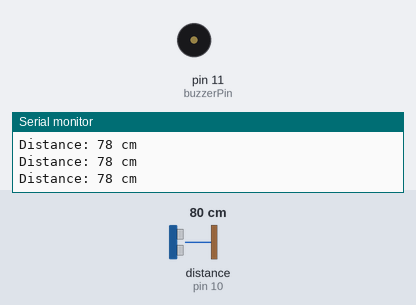
This sketch was run on a simulated Arduino Uno, built with avr-gcc and run on an emulated ATmega328P. Shown: buzzer (waves = sounding), the last lines printed to the serial monitor. Wiring (inferred from the names in the program): ultrasonic range finder: trigger pin 9; echo pin 10. The inputs (shaded band) are chosen by the test bench; at power-on: distance to the obstacle (sensor on pin 10) 80 cm. The echo pulse lasts 58.3 µs per cm.

Above: at 1.2 s.
1.3 s: distance to the obstacle (sensor on pin 10) set to 56 cm
4.3 s: distance to the obstacle (sensor on pin 10) set to 46 cm
At 4.5 s:
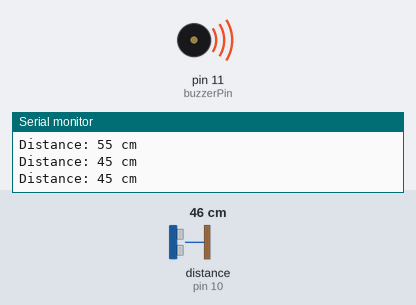
7.3 s: distance to the obstacle (sensor on pin 10) set to 35 cm
At 7.54 s:
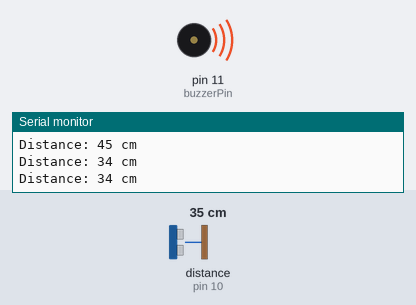
10.3 s: distance to the obstacle (sensor on pin 10) set to 60 cm
At 11.3 s:
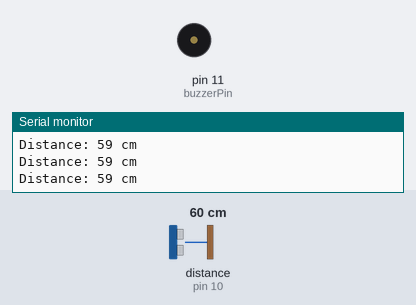
Timing chart, 0 to 13.3 s (numbered marks = the images above; inputs shaded):
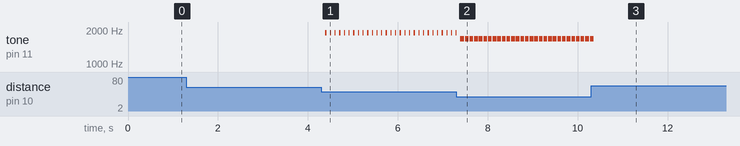

The sketch:

code.ino
```cpp
// Define pins for ultrasonic sensor
const int trigPin = 9;
const int echoPin = 10;


// Define pin for buzzer
const int buzzerPin = 11;


// Variables for duration and distance
long duration;
int distance;


// Variables for controlling buzzer sound
int buzzerFrequency = 0;
int buzzerAmplitude = 0;


void setup() {
 // Initialize Serial Monitor
 Serial.begin(9600);


 // Define pin modes
 pinMode(trigPin, OUTPUT);
 pinMode(echoPin, INPUT);
 pinMode(buzzerPin, OUTPUT);
}


void loop() {
 // Clear the trigPin
 digitalWrite(trigPin, LOW);
 delayMicroseconds(2);


 // Send a 10us pulse to trigger
 digitalWrite(trigPin, HIGH);
 delayMicroseconds(10);
 digitalWrite(trigPin, LOW);


 // Read the duration of the pulse
 duration = pulseIn(echoPin, HIGH);


 // Calculate the distance (in cm)
 distance = duration * 0.034 / 2;


 // Print distance on Serial Monitor
 Serial.print("Distance: ");
 Serial.print(distance);
 Serial.println(" cm");


 // Adjust buzzer sound based on distance
 if (distance < 50) {
   // Calculate frequency and amplitude based on distance
   buzzerFrequency = map(distance, 0, 50, 1000, 2000);
   buzzerAmplitude = map(distance, 0, 50, 255, 0);
 } else {
   // If distance is greater than 50 cm, turn off the buzzer
   buzzerFrequency = 0;
   buzzerAmplitude = 0;
 }


 // Set buzzer frequency and amplitude
 tone(buzzerPin, buzzerFrequency, buzzerAmplitude);


 // Wait a short while before next reading
 delay(100);
}
```

Measured:
- the behaviour switches between 51 and 50 cm on distance to the obstacle (sensor on pin 10) (found by bisection; images 0 and 1)
- after the input at 4.3 s, tone on pin 11 (buzzerPin): alternates 1900 Hz for 0.03 s and silent for 0.08 s, starting after 0.09 s
- after the input at 10.3 s, tone on pin 11 (buzzerPin): goes on until 10.4 s, then stays silent
